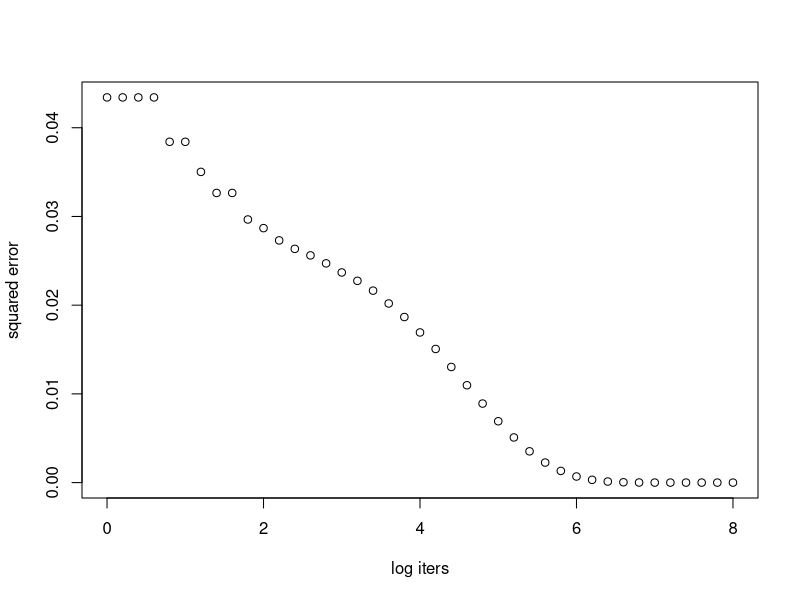
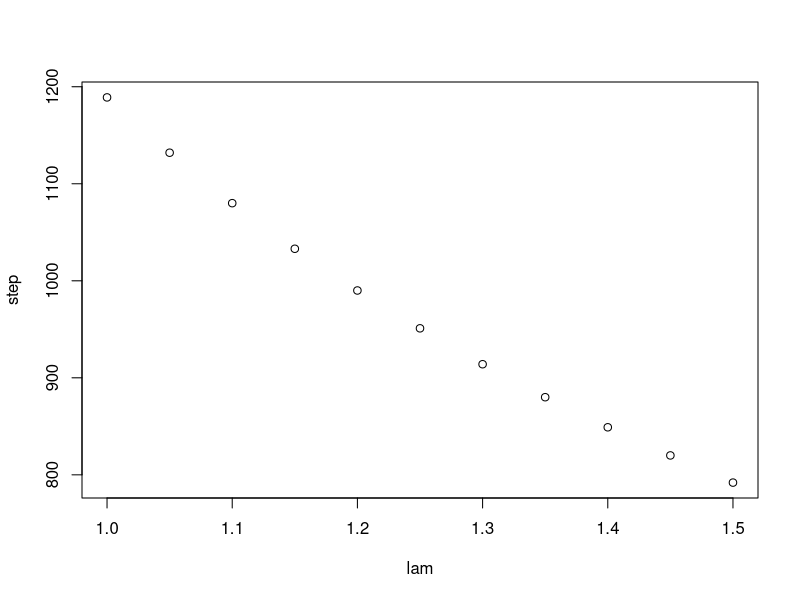

These charts were generated, in order, by the following R code:
## ---- chunk 1
EM <- function(n, alpha, mu1, mu2, iter)
{
  i = 1:length(n) - 1
  alpha.m = alpha
  mu1.m = mu1
  mu2.m = mu2
  z.m = alpha.m * exp(-mu1.m) * mu1.m^i/(alpha.m * exp(-mu1.m) * mu1.m^i + 
                                          (1-alpha.m) * exp(-mu2.m) * mu2.m^i)
  for(j in 1:iter)
  {
    alpha.m = sum(z.m*n) / sum(n)
    mu1.m = sum(n*i*z.m) / sum(n*z.m)
    mu2.m = sum(n*i*(1-z.m)) / sum(n*(1-z.m))
    z.m = alpha.m * exp(-mu1.m) * mu1.m^i/
      (alpha.m * exp(-mu1.m) * mu1.m^i + (1-alpha.m) * exp(-mu2.m) * mu2.m^i)
  }
  return(list(alpha=alpha.m, mu1=mu1.m, mu2=mu2.m))
}
n = c(162, 267, 271, 185, 111, 61, 27, 8, 3, 1)
EM(n, 0.3, 1, 2.5, 2000) 
## ---- chunk 2
a = seq(from = 0, to = 8, by = 0.2)
iters = floor(exp(a))
errors = c()
for(i in iters)
{
  result = EM(n, 0.3, 1, 2.5, i) 
  err = (result[[1]] - 0.3599)^2 + (result[[2]] - 1.2561)^2 
  + (result[[3]] - 2.6634)^2
  errors = c(errors, err)
}
plot(a, errors, xlab = "log iters", ylab = "squared error")
## ---- chunk 3
EM.acc <- function(n, alpha, mu1, mu2, lambda)
{
  i = 1:length(n) - 1
  alpha.m = alpha
  mu1.m = mu1
  mu2.m = mu2
  z.m = alpha.m * exp(-mu1.m) * mu1.m^i/
    (alpha.m * exp(-mu1.m) * mu1.m^i + (1-alpha.m) * exp(-mu2.m) * mu2.m^i)
  step = 0
  err = 1
  while(err > 1e-6)
  {
    alpha.n = sum(z.m*n) / sum(n)
    mu1.n = sum(n*i*z.m) / sum(n*z.m)
    mu2.n = sum(n*i*(1-z.m)) / sum(n*(1-z.m))
    alpha.m = (alpha.n - alpha.m) * lambda + alpha.m
    mu1.m = (mu1.n - mu1.m) * lambda + mu1.m
    mu2.m = (mu2.n - mu2.m) * lambda + mu2.m
    z.m = alpha.m * exp(-mu1.m) * mu1.m^i/
      (alpha.m * exp(-mu1.m) * mu1.m^i + (1-alpha.m) * exp(-mu2.m) * mu2.m^i)
    err = (alpha.m - 0.3599)^2 + (mu1.m - 1.2561)^2 + (mu2.m - 2.6634)^2
    step = step + 1
  }
  return(list(alpha=alpha.m, mu1=mu1.m, mu2=mu2.m, step = step))
}

lam = seq(from = 1.5, to = 1, by = -0.05)
step = c()
for(i in lam)
  step = c(step,  EM.acc(n, 0.3, 1, 2.5, i)[[4]])
plot(lam, step)
